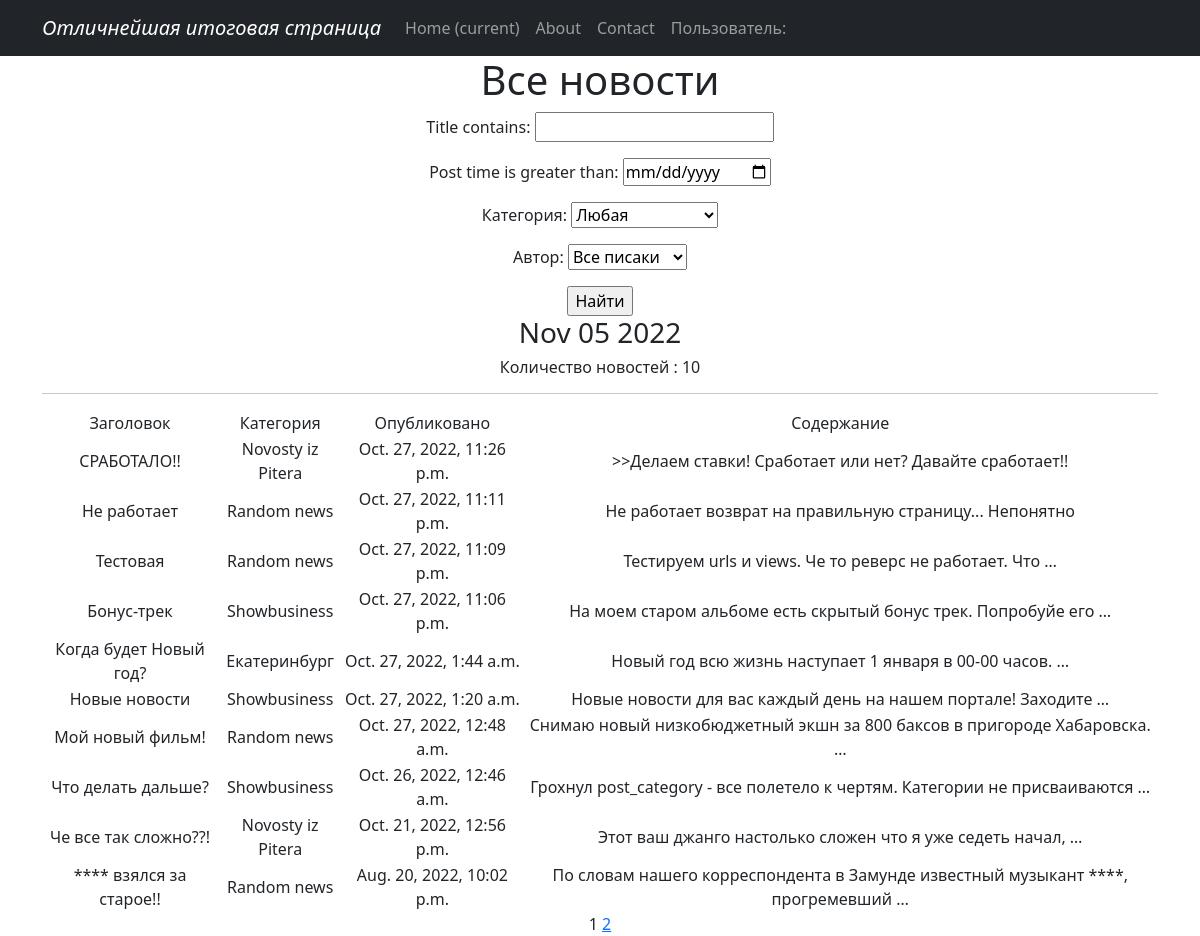
Page /news/ on the committed database.
### News/models.py (models this page shows, shortened)
class Post(models.Model):
    author = models.ForeignKey(Author, on_delete=models.CASCADE)
    post_time = models.DateTimeField(auto_now_add = True)
    post_type = models.CharField(max_length=3, choices = CHOICES, default = news)
    title = models.CharField(max_length=255)
    content = models.TextField()
    post_rating = models.IntegerField(default=0)
    category = models.ManyToManyField(Category, through = 'PostCategory')
    def categoria(self):
        for categ in self.category.all():
            return categ

class Category(models.Model):
    category_name = models.CharField(max_length=255, unique = True, null=True, blank=True)
    def __str__(self):
       return self.category_name

### News/views.py (the view)
# urls.py: path('', PostList.as_view(), name= 'post_list'),
class PostList(ListView):
    model = Post
    ordering = '-post_time'
    template_name = 'posts.html'
    context_object_name = 'posts'
    paginate_by = 10
    def get_queryset(self):
        queryset = super().get_queryset()
        self.filterset = PostFilter(self.request.GET, queryset)
        return self.filterset.qs
    def get_context_data(self, **kwargs):
        context = super().get_context_data(**kwargs)
        context['time_now'] = datetime.utcnow()
        context['filterset'] = self.filterset
        return context

### News/models.py (called while the page is built)
    def __str__(self):
        return f'{self.user.username}'

### News/templatetags/custom_filters.py (called while the page is built)
@register.filter()
def cenzura(value):
    for word in Slovechki:
        value = value.replace(word, '*' * len(word))
    return value

### News/templatetags/custom_tags.py (called while the page is built)
@register.simple_tag(takes_context=True)
def url_replace(context, **kwargs):
   d = context['request'].GET.copy()
   for k, v in kwargs.items():
       d[k] = v
   return d.urlencode()

### templates/posts.html (shortened to what this page needs)
{% extends 'flatpages/default.html' %}
{% load custom_filters %}
{% load custom_tags %}
{% block content %}
   <h1>Все новости</h1>
   <form action="" method="get">
       {{ filterset.form.as_p }}
       <input type="submit" value="Найти" />
   </form>
   <h3>{{ time_now|date:'M d Y' }}</h3>
   <h6> Количество новостей : {{ posts | length }} </h6>
   <hr>
   {% if posts %}
       <table>
           <tr>
               <td>Заголовок</td>
               <td>Категория </td>
               <td>Опубликовано</td>
               <td>Содержание</td>
           </tr>
           {% for Post in posts %}
           <tr>
               <td>{{ Post.title | cenzura }}</td>
               <td>{{ Post.categoria}}</td>
               <td>{{ Post.post_time }}</td>
               <td>{{ Post.content | truncatewords:10 | cenzura }}</td>
           </tr>
           {% endfor %}
       </table>
   {% else %}
       <h2>Новости не найдены!</h2>
   {% endif %}
   {{ page_obj.number }}
   {% if page_obj.has_next %}
       <a href="?{% url_replace page=page_obj.next_page_number %}">{{ page_obj.next_page_number }}</a>
   {% endif %}
{% endblock content %}

### templates/flatpages/default.html (shortened to what this page needs)
<!DOCTYPE html>
<html lang="en">
    <head>
        {% load static %}
       <link href="{% static 'css/styles.css' %}" rel="stylesheet" />
    </head>
    <body>
        <nav class="navbar navbar-expand-lg navbar-dark bg-dark static-top">
           <div class="container">
               <a class="navbar-brand" href="#"><i> Отличнейшая итоговая страница  </i></a>
               <div class="collapse navbar-collapse" id="navbarResponsive">
                   <ul class="navbar-nav ml-auto">
                       <li class="nav-item active">
                           <a class="nav-link" href="#">Home
                               <span class="sr-only">(current)</span>
                           </a>
                       </li>
                       <li class="nav-item">
                           <a class="nav-link" href="/about/">About</a>
                       </li>
                       <li class="nav-item">
                           <a class="nav-link" href="/contacts/">Contact</a>
                       </li>
                       <li class="nav-item">
                           <a class="nav-link" href="/news/index"> Пользователь: {{request.user.username}} </a>
                       </li>
                   </ul>
               </div>
           </div>
        </nav>
        <div class="container">
            <div class="row">
                <div class="col-lg-12 text-center">
                       {% block content %}{% endblock content %}
                </div>
            </div>
        </div>
    </body>
</html>

### rows in the picture
Post: title|cenzura "СРАБОТАЛО!!", categoria "Novosty iz Pitera", post_time "Oct. 27, 2022, 11:26 p.m.", content|cenzura ">>Делаем ставки! Сработает или нет? Давайте сработает!!"
Post: title|cenzura "Не работает", categoria "Random news", post_time "Oct. 27, 2022, 11:11 p.m.", content|cenzura "Не работает возврат на правильную страницу... Непонятно"
Post: title|cenzura "Тестовая", categoria "Random news", post_time "Oct. 27, 2022, 11:09 p.m.", content|cenzura "Тестируем urls и views. Че то реверс не работает. Что …"
Post: title|cenzura "Бонус-трек", categoria "Showbusiness", post_time "Oct. 27, 2022, 11:06 p.m.", content|cenzura "На моем старом альбоме есть скрытый бонус трек. Попробуйе его …"
Post: title|cenzura "Когда будет Новый год?", categoria "Екатеринбург", post_time "Oct. 27, 2022, 1:44 a.m.", content|cenzura "Новый год всю жизнь наступает 1 января в 00-00 часов. …"
Post: title|cenzura "Новые новости", categoria "Showbusiness", post_time "Oct. 27, 2022, 1:20 a.m.", content|cenzura "Новые новости для вас каждый день на нашем портале! Заходите …"
Post: title|cenzura "Мой новый фильм!", categoria "Random news", post_time "Oct. 27, 2022, 12:48 a.m.", content|cenzura "Снимаю новый низкобюджетный экшн за 800 баксов в пригороде Хабаровска. …"
Post: title|cenzura "Что делать дальше?", categoria "Showbusiness", post_time "Oct. 26, 2022, 12:46 a.m.", content|cenzura "Грохнул post_category - все полетело к чертям. Категории не присваиваются …"
Post: title|cenzura "Че все так сложно??!", categoria "Novosty iz Pitera", post_time "Oct. 21, 2022, 12:56 p.m.", content|cenzura "Этот ваш джанго настолько сложен что я уже седеть начал, …"
Post: title|cenzura "**** взялся за старое!!", categoria "Random news", post_time "Aug. 20, 2022, 10:02 p.m.", content|cenzura "По словам нашего корреспондента в Замунде известный музыкант ****, прогремевший …"

### other values in the picture
{{ time_now|date:'M d Y' }} "Nov 05 2022"
{{ posts | length }} "10"
{{ page_obj.number }} "1"
{{ page_obj.next_page_number }} "2"
